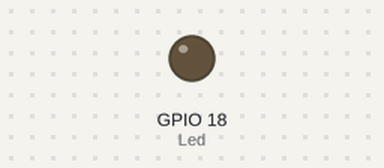
Bench run of a program on a simulated Raspberry Pi (BCM pin numbers). On the bench: output pins drawn as LEDs (lit = HIGH).

Above: at 0.18 s.
Timing chart, 0 to 2.3 s (numbered marks = the images above):
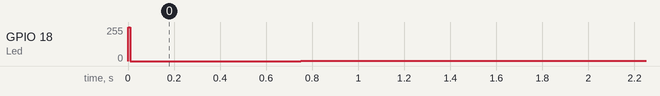

Measured:
- by itself, GPIO 18 (Led): 0/255 → 3/255 at 0.75 s

The program:

kadai1-2.py
```python
# 2023/05/09
# PWM(Pulse With Modulation)制御
# だんだん点滅が早くなる

import RPi.GPIO as GPIO #GPIOを使うために必要
import time #タイマーを使うために必要
import sys

pin = 18
# ledPin2 = 24 # スイッチの入力箇所指定

### GPIOのピンを指定する方法 ###
GPIO.setmode(GPIO.BCM) #GPIOの番号で指定する

### ピンのセットアップ（指定用途の確定） ###
# LEDピンの出力
GPIO.setup(pin, GPIO.OUT)

#PWMの設定
Led = GPIO.PWM(pin, 50)         #GPIO.PWM(ポート番号, 周波数[Hz])

#初期化処理
Led.start(1)                        #PWM信号0%出力
frequency = 1                          #変数"bright"に0を代入

while True:
    try:
        # 繰り返し処理を行うコード
        Led.ChangeFrequency(frequency)    #PWM信号出力(デューティ比は変数"bright")
        time.sleep(0.05)               #0.05秒間待つ
        if frequency < 100:
            frequency += 1
        else :              #変数"bright"が100以上であれば以下を実行
            frequency = 99                 #変数"bright"に0を代入

    except KeyboardInterrupt:               #Ctrl+Cキーが押された
        GPIO.cleanup()                      #GPIOをクリーンアップ
        sys.exit()                          #プログラムを終了
```
